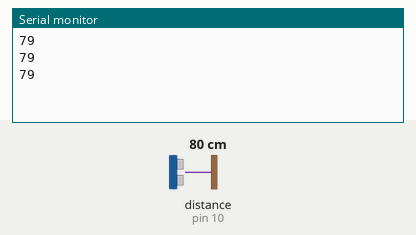
Simulated run of this sketch. Board: Arduino Uno, built with avr-gcc and run on an emulated ATmega328P. Parts: the last lines printed to the serial monitor. Wiring (inferred from the names in the program): ultrasonic range finder: trigger pin 9; echo pin 10. The inputs (shaded band) are chosen by the test bench; at power-on: distance to the obstacle (sensor on pin 10) 80 cm. The echo pulse lasts 58.3 µs per cm.

Above: at 1.3 s.
1.4 s: distance to the obstacle (sensor on pin 10) set to 2 cm
At 1.9 s:
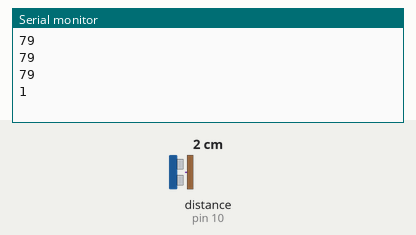
2.9 s: distance to the obstacle (sensor on pin 10) set to 4 cm
At 3.4 s:
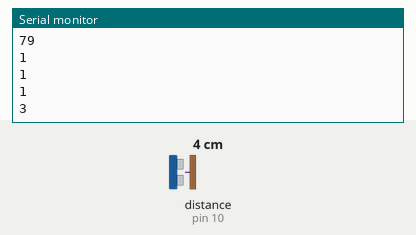
Timing chart, 0 to 5.9 s (numbered marks = the images above; inputs shaded):
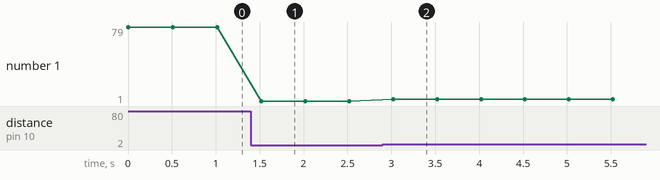

The sketch:

sensor-ultrassonico.ino
```cpp
//Declarando os pinos
const int trig = 9; //Constante do tipo primitivo int, recebe o nome trig
const int echo = 10;

//void que inicializa os pinos e demais componentes
void setup () {
  pinMode (trig, OUTPUT); //envia o sinal
  pinMode (echo, INPUT); //recebe o sinal
  Serial.begin(9600); //inicializa o monitor serial
}

//Void repete infinitamente
void loop () {
  digitalWrite(trig,LOW) ; //low: pino desligado
  delayMicroseconds(10);

  digitalWrite(trig,HIGH); //nesse momento o sensor emite o sinal
  delayMicroseconds(10); //Passam-se 10 microsegundos
  digitalWrite(trig,LOW); //Sensor para de enviar o sinal

  int tempo = pulseIn(echo,HIGH); //Descobre a variação de tempo (delta t)
  long distancia = (0.0343 * tempo) /2;
  Serial.println(distancia);

  delay(500);
}
```

Measured:
- after the input at 1.4 s, the serial monitor: prints a new line after 0.12 s (image 1)
- after the input at 2.9 s, the serial monitor: prints a new line after 0.12 s (image 2)
- plotted number 1: 79 → 1 after the input at 1.4 s, 1 → 3 after the input at 2.9 s
